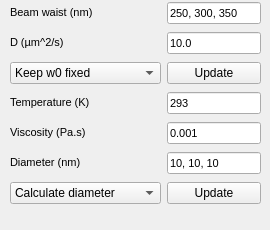
  <widget class="QDockWidget" name="dockWidget_5">
   <property name="minimumSize">
    <size>
     <width>270</width>
     <height>230</height>
    </size>
   </property>
   <property name="features">
    <set>QDockWidget::DockWidgetFloatable|QDockWidget::DockWidgetMovable</set>
   </property>
   <property name="allowedAreas">
    <set>Qt::AllDockWidgetAreas</set>
   </property>
   <property name="windowTitle">
    <string>Diffusion analysis</string>
   </property>
   <attribute name="dockWidgetArea">
    <number>2</number>
   </attribute>
   <widget class="QWidget" name="dockWidgetContents_5">
    <widget class="QWidget" name="gridLayoutWidget">
     <property name="geometry">
      <rect>
       <x>10</x>
       <y>0</y>
       <width>251</width>
       <height>210</height>
      </rect>
     </property>
     <layout class="QGridLayout" name="gridLayout_10" rowstretch="0,0,0,0,0,0,0,0" columnstretch="0,0">
      <item row="5" column="1">
       <widget class="QLineEdit" name="visc_edit">
        <property name="font">
         <font>
          <pointsize>8</pointsize>
          <weight>50</weight>
          <bold>false</bold>
         </font>
        </property>
        <property name="text">
         <string>0.001</string>
        </property>
       </widget>
      </item>
      <item row="5" column="0">
       <widget class="QLabel" name="viscosity_label">
        <property name="text">
         <string>&lt;html&gt;&lt;head/&gt;&lt;body&gt;&lt;p&gt;&lt;span style=&quot; font-size:8pt;&quot;&gt;Viscosity (Pa.s)&lt;/span&gt;&lt;/p&gt;&lt;/body&gt;&lt;/html&gt;</string>
        </property>
       </widget>
      </item>
      <item row="0" column="0">
       <widget class="QLabel" name="w0_label">
        <property name="text">
         <string>&lt;html&gt;&lt;head/&gt;&lt;body&gt;&lt;p&gt;&lt;span style=&quot; font-size:8pt;&quot;&gt;Beam waist (nm)&lt;/span&gt;&lt;/p&gt;&lt;/body&gt;&lt;/html&gt;</string>
        </property>
       </widget>
      </item>
      <item row="2" column="1">
       <widget class="QLineEdit" name="D_edit">
        <property name="font">
         <font>
          <pointsize>8</pointsize>
          <weight>50</weight>
          <bold>false</bold>
         </font>
        </property>
        <property name="text">
         <string>10.0</string>
        </property>
       </widget>
      </item>
      <item row="2" column="0">
       <widget class="QLabel" name="D_label">
        <property name="text">
         <string>&lt;html&gt;&lt;head/&gt;&lt;body&gt;&lt;p&gt;&lt;span style=&quot; font-size:8pt;&quot;&gt;D (µm^2/s)&lt;/span&gt;&lt;/p&gt;&lt;/body&gt;&lt;/html&gt;</string>
        </property>
       </widget>
      </item>
      <item row="0" column="1">
       <widget class="QLineEdit" name="w0_edit">
        <property name="font">
         <font>
          <pointsize>8</pointsize>
          <weight>50</weight>
          <bold>false</bold>
         </font>
        </property>
        <property name="text">
         <string>250, 300, 350</string>
        </property>
       </widget>
      </item>
      <item row="4" column="1">
       <widget class="QLineEdit" name="T_edit">
        <property name="font">
         <font>
          <pointsize>8</pointsize>
          <weight>50</weight>
          <bold>false</bold>
         </font>
        </property>
        <property name="text">
         <string>293</string>
        </property>
       </widget>
      </item>
      <item row="4" column="0">
       <widget class="QLabel" name="temperature_label">
        <property name="text">
         <string>&lt;html&gt;&lt;head/&gt;&lt;body&gt;&lt;p&gt;&lt;span style=&quot; font-size:8pt;&quot;&gt;Temperature (K)&lt;/span&gt;&lt;/p&gt;&lt;/body&gt;&lt;/html&gt;</string>
        </property>
       </widget>
      </item>
      <item row="3" column="0">
       <widget class="QComboBox" name="keepFixed_dropdown">
        <item>
         <property name="text">
          <string>Keep w0 fixed</string>
         </property>
        </item>
        <item>
         <property name="text">
          <string>Keep D fixed</string>
         </property>
        </item>
       </widget>
      </item>
      <item row="3" column="1">
       <widget class="QPushButton" name="updateDiffLaw_button">
        <property name="text">
         <string>Update</string>
        </property>
       </widget>
      </item>
      <item row="7" column="0">
       <widget class="QComboBox" name="calcDiameter_dropdown">
        <item>
         <property name="text">
          <string>Calculate diameter</string>
         </property>
        </item>
        <item>
         <property name="text">
          <string>Calculate viscosity</string>
         </property>
        </item>
        <item>
         <property name="text">
          <string>Calculate temperature</string>
         </property>
        </item>
       </widget>
      </item>
      <item row="6" column="0">
       <widget class="QLabel" name="diameter_label">
        <property name="text">
         <string>&lt;html&gt;&lt;head/&gt;&lt;body&gt;&lt;p&gt;&lt;span style=&quot; font-size:8pt;&quot;&gt;Diameter (nm)&lt;/span&gt;&lt;/p&gt;&lt;/body&gt;&lt;/html&gt;</string>
        </property>
       </widget>
      </item>
      <item row="6" column="1">
       <widget class="QLineEdit" name="diameter_edit">
        <property name="font">
         <font>
          <pointsize>8</pointsize>
          <weight>50</weight>
          <bold>false</bold>
         </font>
        </property>
        <property name="text">
         <string>10, 10, 10</string>
        </property>
       </widget>
      </item>
      <item row="7" column="1">
       <widget class="QPushButton" name="updateDiffLawDiameter_button">
        <property name="text">
         <string>Update</string>
        </property>
       </widget>
      </item>
     </layout>
    </widget>
   </widget>
  </widget>
